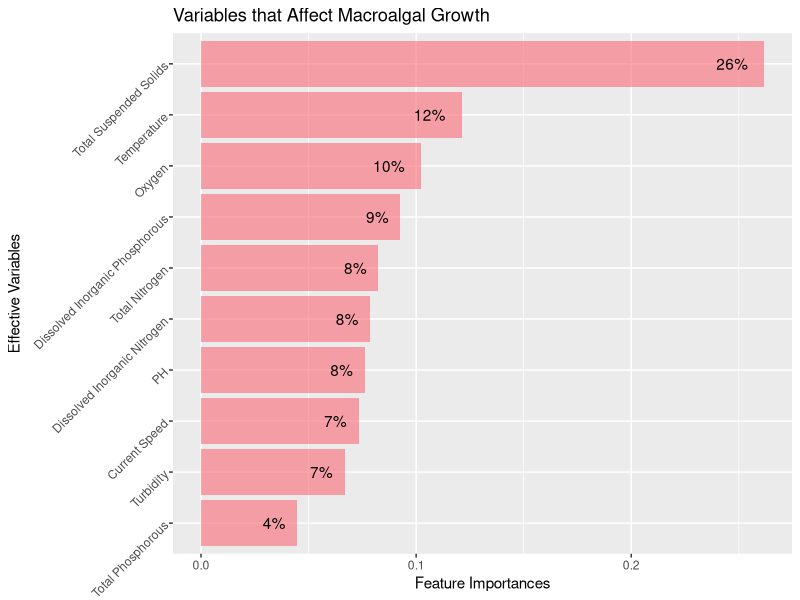
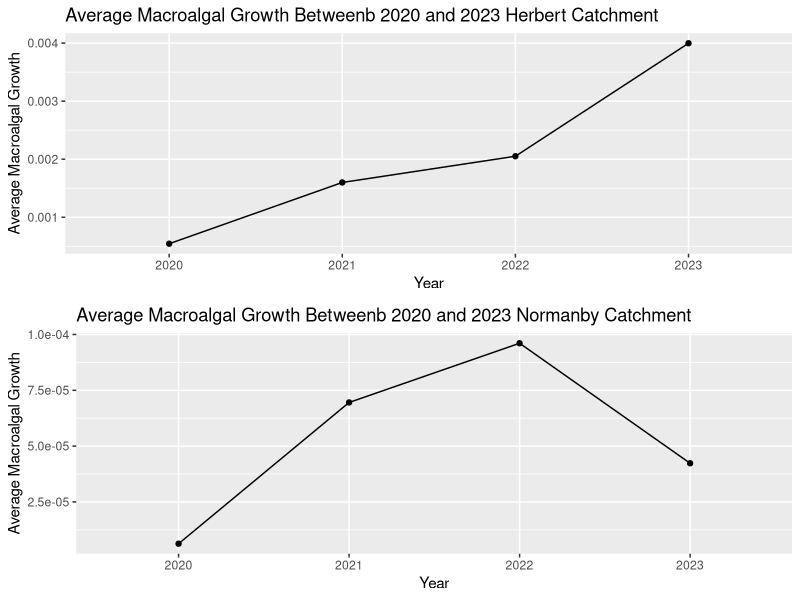
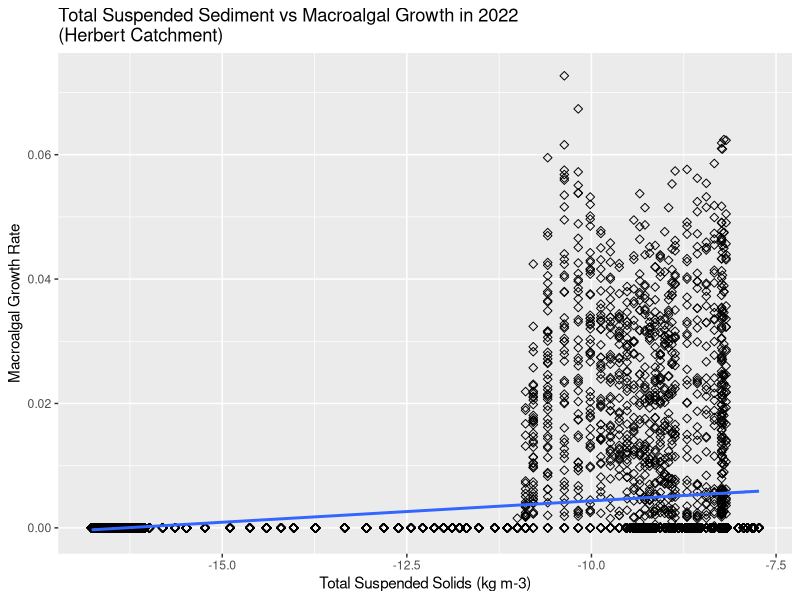
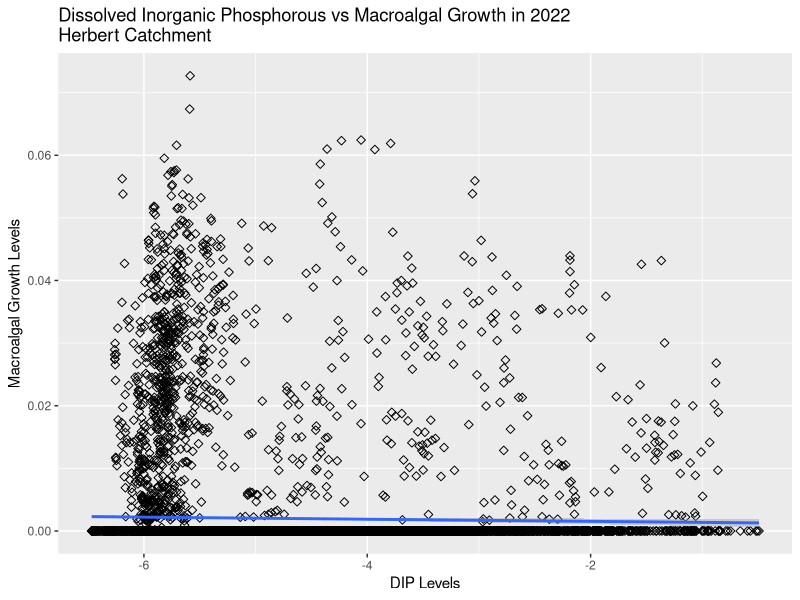

The R source for these figures, in order:
## ---- chunk 1
knitr::opts_chunk$set(echo = TRUE)
## ---- chunk 2
library("tidyverse")
library("ggplot2")
library("dplyr")
sessionInfo()
## ---- chunk 3
key_cols <- c("Total Suspended Solids", "Dissolved Inorganic Phosphorous", "Dissolved Inorganic Nitrogen", "PH", "Turbidity", 
              "Temperature", "Oxygen", "Current Speed", "Total Nitrogen", "Total Phosphorous")

key_importances <- c(0.26181013, 0.09272011, 0.07871058, 0.07615656, 0.06671054, 
                     0.12121891, 0.10227495, 0.07321423, 0.08244683, 0.04473716)

# Format the key_importances vector as percentages
key_importances_formatted <- sprintf("%.0f%%", key_importances * 100)

# Create a data frame with the key columns and importances
df_importance <- data.frame(key_cols, key_importances, key_importances_formatted)

ggplot(df_importance, aes(x = reorder(key_cols, +key_importances), y = key_importances)) +
  geom_bar(stat = "identity", fill = "#fa6a77", alpha = 0.6) +
  coord_flip() +
  xlab("Effective Variables") +
  ylab("Feature Importances") +
  ggtitle("Variables that Affect Macroalgal Growth ") +
  geom_text(aes(label = key_importances_formatted), hjust = 1.5) +
  theme(axis.text.y = element_text(angle = 45, hjust = 1))
## ---- chunk 4
myvars <- c("time", "DIP", "DIN","TN","TP","MA_N_gr","tss","longitude","latitude")

#Herbert Catchment Data Read in CSV and subset the dataframe
reef20201H <- read.csv("Reef-2020-1H.csv")
reef20201H <- reef20201H[myvars]

reef20202H <- read.csv("Reef-2020-2H.csv")
reef20202H <- reef20202H[myvars]

reef20211H <- read.csv("Reef-2021-1H.csv")
reef20211H <- reef20211H[myvars]

reef20212H <- read.csv("Reef-2021-2H.csv")
reef20212H <- reef20212H[myvars]

reef20221H <- read.csv("Reef-2022-1H.csv")
reef20221H <- reef20221H[myvars]

reef20222H <- read.csv("Reef-2022-2H.csv")
reef20222H <- reef20222H[myvars]

df <- rbind(reef20201H,reef20202H,reef20211H,reef20212H,reef20221H,reef20222H)

df$DIP <- log(df$DIP)
df$DIN <- log(df$DIN)

df$TN <- log(df$TN)
df$TP <- log(df$TP)

df$tsslog <- log(df$tss)


df$MA_N_grlog <- (df$MA_N_gr + 0.1)
df$MA_N_grlog <- log(df$MA_N_grlog)

#Normanby DF
#Read in CSV and subset the dataframe
cleanreef20201H <- read.csv("Clean Reef 2020 1H.csv")
cleanreef20201H <- cleanreef20201H[myvars]

cleanreef20202H <- read.csv("Clean Reef 2020 2H.csv")
cleanreef20202H <- cleanreef20202H[myvars]

cleanreef20211H <- read.csv("Clean Reef 2021 1H.csv")
cleanreef20211H <- cleanreef20211H[myvars]

cleanreef20212H <- read.csv("Clean Reef 2021 2H.csv")
cleanreef20212H <- cleanreef20212H[myvars]

cleanreef20221H <- read.csv("Clean Reef 2022 1H.csv")
cleanreef20221H <- cleanreef20221H[myvars]

cleanreef20222H <- read.csv("Clean Reef 2022 2H.csv")
cleanreef20222H <- cleanreef20222H[myvars]

cleandf <- rbind(cleanreef20201H,cleanreef20202H,cleanreef20211H,cleanreef20212H,cleanreef20221H,cleanreef20222H)

cleandf$DIP <- log(cleandf$DIP)
cleandf$DIN <- log(cleandf$DIN)

cleandf$TN <- log(cleandf$TN)
cleandf$TP <- log(cleandf$TP)

cleandf$tsslog <- log(cleandf$tss)


cleandf$MA_N_grlog <- (cleandf$MA_N_gr + 0.1)
cleandf$MA_N_grlog <- log(cleandf$MA_N_grlog)

#get year
df$year <- substr(df$time, start = 1, stop = 4)
avg <- df %>% 
  group_by(year) %>%
  summarise(across(starts_with('MA'), mean)) 

cleandf$year <- substr(cleandf$time, start = 1, stop = 4)
cleanavg <- cleandf %>% 
  group_by(year) %>%
  summarise(across(starts_with('MA'), mean)) 


#Get the season
df <- df %>%
  mutate(result=case_when(
    substr(df$time, start = 6, stop = 7)== "12"  ~ "Summer",
    substr(df$time, start = 6, stop = 7)== "01"  ~ "Summer",
    substr(df$time, start = 6, stop = 7)== "02"  ~ "Summer",
    substr(df$time, start = 6, stop = 7)== "03"  ~ "Autumn",
    substr(df$time, start = 6, stop = 7)== "04"  ~ "Autumn",
    substr(df$time, start = 6, stop = 7)== "05"  ~ "Autumn",
    substr(df$time, start = 6, stop = 7)== "06"  ~ "Winter",
    substr(df$time, start = 6, stop = 7)== "07"  ~ "Winter",
    substr(df$time, start = 6, stop = 7)== "08"  ~ "Winter",
    TRUE ~ "Spring"
  ))

cleandf <- cleandf %>%
  mutate(result=case_when(
    substr(cleandf$time, start = 6, stop = 7)== "12"  ~ "Summer",
    substr(cleandf$time, start = 6, stop = 7)== "01"  ~ "Summer",
    substr(cleandf$time, start = 6, stop = 7)== "02"  ~ "Summer",
    substr(cleandf$time, start = 6, stop = 7)== "03"  ~ "Autumn",
    substr(cleandf$time, start = 6, stop = 7)== "04"  ~ "Autumn",
    substr(cleandf$time, start = 6, stop = 7)== "05"  ~ "Autumn",
    substr(cleandf$time, start = 6, stop = 7)== "06"  ~ "Winter",
    substr(cleandf$time, start = 6, stop = 7)== "07"  ~ "Winter",
    substr(cleandf$time, start = 6, stop = 7)== "08"  ~ "Winter",
    TRUE ~ "Spring"
  ))

#Rename result column
colnames(df)[colnames(df) == "result"] = "season"
colnames(cleandf)[colnames(cleandf) == "result"] = "season"

library(gridExtra)
a <- ggplot(data=avg, aes(x=year, y=MA_N_gr, group=1)) +
  geom_line()+
  geom_point() + ggtitle(paste0("Average Macroalgal Growth Betweenb 2020 and 2023 Herbert Catchment")) + 
  ylab("Average Macroalgal Growth") + xlab("Year")

b <- ggplot(data=cleanavg, aes(x=year, y=MA_N_gr, group=1)) +
  geom_line()+
  geom_point() + ggtitle(paste0("Average Macroalgal Growth Betweenb 2020 and 2023 Normanby Catchment")) + 
  ylab("Average Macroalgal Growth") + xlab("Year")

grid.arrange(a, b, ncol = 1)
## ---- chunk 5
All2022Sediment <- subset(df, year == 2022)
    ggplot(All2022Sediment, aes(x=tsslog, y= MA_N_gr)) +
      geom_point(size=2, shape=23) +
      geom_smooth(method=lm) + ggtitle(paste0("Total Suspended Sediment vs Macroalgal Growth in 2022","\n","(Herbert Catchment)")) + 
      xlab("Total Suspended Solids (kg m-3)") + 
      ylab("Macroalgal Growth Rate")
## ---- chunk 6
All2022DIP <- subset(df, year == 2022)

ggplot(data = All2022DIP, aes(x= DIP, y= MA_N_gr)) +
  geom_point(size=2, shape=23) + geom_smooth(method=lm) + 
  ggtitle(paste0("Dissolved Inorganic Phosphorous vs Macroalgal Growth in 2022","\n","Herbert Catchment")) + xlab(paste0("DIP Levels")) + ylab("Macroalgal Growth Levels")
